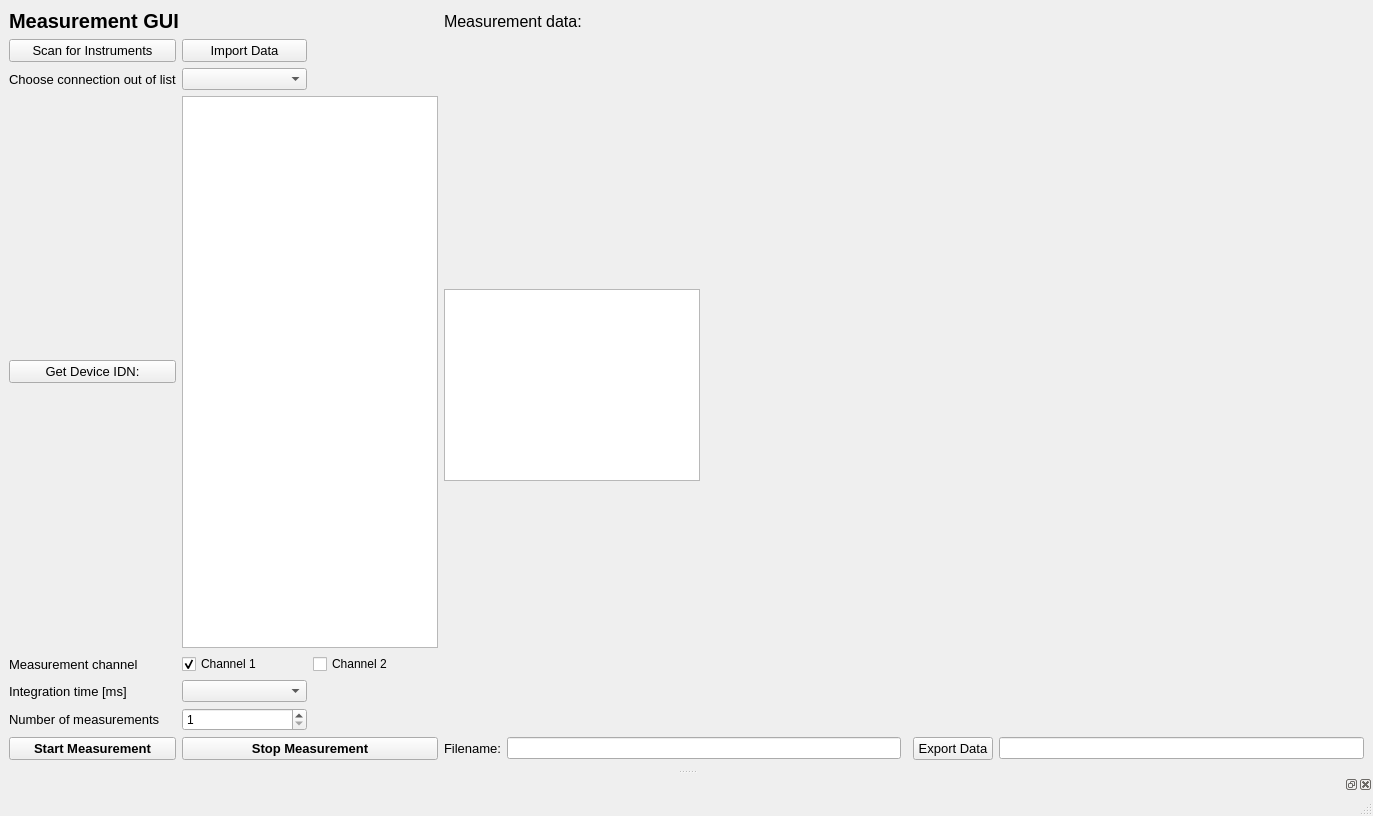
<?xml version="1.0" encoding="UTF-8"?>
<ui version="4.0">
 <class>MainWindow</class>
 <widget class="QMainWindow" name="MainWindow">
  <property name="geometry">
   <rect>
    <x>0</x>
    <y>0</y>
    <width>1373</width>
    <height>816</height>
   </rect>
  </property>
  <property name="windowTitle">
   <string>MainWindow</string>
  </property>
  <widget class="QWidget" name="centralwidget">
   <layout class="QGridLayout" name="gridLayout">
    <item row="0" column="0" colspan="2">
     <widget class="QLabel" name="label">
      <property name="font">
       <font>
        <pointsize>15</pointsize>
        <weight>75</weight>
        <bold>true</bold>
       </font>
      </property>
      <property name="text">
       <string>Measurement GUI</string>
      </property>
     </widget>
    </item>
    <item row="0" column="3">
     <widget class="QLabel" name="label_6">
      <property name="font">
       <font>
        <pointsize>12</pointsize>
       </font>
      </property>
      <property name="text">
       <string>Measurement data:</string>
      </property>
     </widget>
    </item>
    <item row="1" column="0">
     <widget class="QPushButton" name="scan_instruments_button">
      <property name="font">
       <font>
        <pointsize>10</pointsize>
        <weight>50</weight>
        <bold>false</bold>
       </font>
      </property>
      <property name="text">
       <string>Scan for Instruments</string>
      </property>
     </widget>
    </item>
    <item row="1" column="1">
     <widget class="QPushButton" name="import_data_button">
      <property name="font">
       <font>
        <pointsize>10</pointsize>
        <weight>50</weight>
        <bold>false</bold>
       </font>
      </property>
      <property name="text">
       <string>Import Data</string>
      </property>
     </widget>
    </item>
    <item row="1" column="3" rowspan="6">
     <widget class="QTableWidget" name="measurement_data_table">
      <property name="sizePolicy">
       <sizepolicy hsizetype="Maximum" vsizetype="Maximum">
        <horstretch>0</horstretch>
        <verstretch>0</verstretch>
       </sizepolicy>
      </property>
      <property name="alternatingRowColors">
       <bool>true</bool>
      </property>
      <property name="showGrid">
       <bool>false</bool>
      </property>
      <attribute name="horizontalHeaderVisible">
       <bool>false</bool>
      </attribute>
     </widget>
    </item>
    <item row="2" column="0">
     <widget class="QLabel" name="label_2">
      <property name="font">
       <font>
        <pointsize>10</pointsize>
       </font>
      </property>
      <property name="text">
       <string>Choose connection out of list</string>
      </property>
     </widget>
    </item>
    <item row="2" column="1">
     <widget class="QComboBox" name="instruments_comboBox">
      <property name="insertPolicy">
       <enum>QComboBox::InsertAtBottom</enum>
      </property>
     </widget>
    </item>
    <item row="3" column="0">
     <widget class="QPushButton" name="idn_button">
      <property name="font">
       <font>
        <pointsize>10</pointsize>
       </font>
      </property>
      <property name="text">
       <string>Get Device IDN:</string>
      </property>
     </widget>
    </item>
    <item row="3" column="1" colspan="2">
     <widget class="QTextEdit" name="idn_textBox"/>
    </item>
    <item row="4" column="0">
     <widget class="QLabel" name="label_3">
      <property name="font">
       <font>
        <pointsize>10</pointsize>
       </font>
      </property>
      <property name="text">
       <string>Measurement channel</string>
      </property>
     </widget>
    </item>
    <item row="4" column="1">
     <widget class="QCheckBox" name="channel_1_checkBox">
      <property name="text">
       <string>Channel 1</string>
      </property>
      <property name="checked">
       <bool>true</bool>
      </property>
     </widget>
    </item>
    <item row="4" column="2">
     <widget class="QCheckBox" name="channel_2_checkBox">
      <property name="text">
       <string>Channel 2</string>
      </property>
     </widget>
    </item>
    <item row="5" column="0">
     <widget class="QLabel" name="label_4">
      <property name="font">
       <font>
        <pointsize>10</pointsize>
       </font>
      </property>
      <property name="text">
       <string>Integration time [ms]</string>
      </property>
     </widget>
    </item>
    <item row="5" column="1">
     <widget class="QComboBox" name="integration_time_comboBox">
      <property name="currentIndex">
       <number>-1</number>
      </property>
     </widget>
    </item>
    <item row="6" column="0">
     <widget class="QLabel" name="label_5">
      <property name="font">
       <font>
        <pointsize>10</pointsize>
       </font>
      </property>
      <property name="text">
       <string>Number of measurements</string>
      </property>
     </widget>
    </item>
    <item row="6" column="1">
     <widget class="QSpinBox" name="nr_of_measurements_spinBox">
      <property name="minimum">
       <number>1</number>
      </property>
      <property name="maximum">
       <number>10000</number>
      </property>
     </widget>
    </item>
    <item row="7" column="0">
     <widget class="QPushButton" name="start_measurement_button">
      <property name="font">
       <font>
        <pointsize>10</pointsize>
        <weight>75</weight>
        <bold>true</bold>
       </font>
      </property>
      <property name="text">
       <string>Start Measurement</string>
      </property>
     </widget>
    </item>
    <item row="7" column="1" colspan="2">
     <widget class="QPushButton" name="stop_measurement_button">
      <property name="font">
       <font>
        <pointsize>10</pointsize>
        <weight>75</weight>
        <bold>true</bold>
       </font>
      </property>
      <property name="text">
       <string>Stop Measurement</string>
      </property>
     </widget>
    </item>
    <item row="7" column="3">
     <layout class="QGridLayout" name="gridLayout_5">
      <item row="0" column="0">
       <layout class="QFormLayout" name="formLayout_6">
        <item row="0" column="0">
         <widget class="QLabel" name="label_8">
          <property name="font">
           <font>
            <pointsize>10</pointsize>
           </font>
          </property>
          <property name="text">
           <string>Filename:</string>
          </property>
         </widget>
        </item>
        <item row="0" column="1">
         <widget class="QLineEdit" name="filename_lineEdit"/>
        </item>
       </layout>
      </item>
      <item row="0" column="1">
       <layout class="QFormLayout" name="formLayout_7">
        <property name="fieldGrowthPolicy">
         <enum>QFormLayout::AllNonFixedFieldsGrow</enum>
        </property>
        <item row="0" column="1">
         <layout class="QFormLayout" name="formLayout_8">
          <property name="fieldGrowthPolicy">
           <enum>QFormLayout::AllNonFixedFieldsGrow</enum>
          </property>
          <item row="0" column="1">
           <widget class="QLineEdit" name="data_saved_lineEdit"/>
          </item>
          <item row="0" column="0">
           <widget class="QPushButton" name="export_data_button">
            <property name="font">
             <font>
              <pointsize>10</pointsize>
              <weight>50</weight>
              <bold>false</bold>
             </font>
            </property>
            <property name="text">
             <string>Export Data</string>
            </property>
           </widget>
          </item>
         </layout>
        </item>
       </layout>
      </item>
     </layout>
    </item>
   </layout>
  </widget>
  <widget class="QMenuBar" name="menubar">
   <property name="geometry">
    <rect>
     <x>0</x>
     <y>0</y>
     <width>1373</width>
     <height>31</height>
    </rect>
   </property>
  </widget>
  <widget class="QStatusBar" name="statusbar"/>
  <widget class="QDockWidget" name="dockWidget_2">
   <attribute name="dockWidgetArea">
    <number>8</number>
   </attribute>
   <widget class="QWidget" name="dockWidgetContents_2">
    <widget class="PlotWidget" name="plot_widget">
     <property name="geometry">
      <rect>
       <x>0</x>
       <y>0</y>
       <width>1347</width>
       <height>249</height>
      </rect>
     </property>
    </widget>
   </widget>
  </widget>
 </widget>
 <customwidgets>
  <customwidget>
   <class>PlotWidget</class>
   <extends>QGraphicsView</extends>
   <header>pyqtgraph</header>
  </customwidget>
 </customwidgets>
 <resources/>
 <connections/>
</ui>
